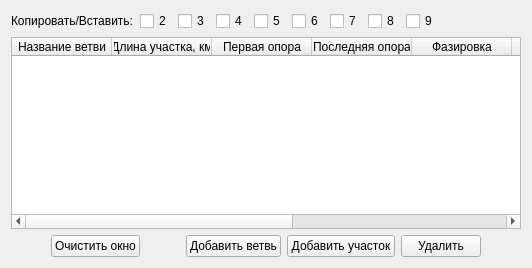
       <widget class="QWidget" name="IVL_list">
        <property name="accessibleName">
         <string/>
        </property>
        <attribute name="title">
         <string>РВЛ</string>
        </attribute>
        <layout class="QGridLayout" name="gridLayout">
         <item row="2" column="0">
          <layout class="QHBoxLayout" name="horizontalLayout_2" stretch="0,0,1,0,0,0,0">
           <item>
            <spacer name="horizontalSpacer_24">
             <property name="orientation">
              <enum>Qt::Horizontal</enum>
             </property>
             <property name="sizeHint" stdset="0">
              <size>
               <width>40</width>
               <height>20</height>
              </size>
             </property>
            </spacer>
           </item>
           <item>
            <widget class="QPushButton" name="btn_1_clear">
             <property name="text">
              <string>Очистить окно</string>
             </property>
            </widget>
           </item>
           <item>
            <spacer name="horizontalSpacer_3">
             <property name="orientation">
              <enum>Qt::Horizontal</enum>
             </property>
             <property name="sizeHint" stdset="0">
              <size>
               <width>40</width>
               <height>20</height>
              </size>
             </property>
            </spacer>
           </item>
           <item>
            <widget class="QPushButton" name="btn_1_new_v">
             <property name="text">
              <string>Добавить ветвь</string>
             </property>
            </widget>
           </item>
           <item>
            <widget class="QPushButton" name="btn_1_new_y">
             <property name="text">
              <string>Добавить участок</string>
             </property>
            </widget>
           </item>
           <item>
            <widget class="QPushButton" name="btn_1_del">
             <property name="text">
              <string>Удалить</string>
             </property>
            </widget>
           </item>
           <item>
            <spacer name="horizontalSpacer_4">
             <property name="orientation">
              <enum>Qt::Horizontal</enum>
             </property>
             <property name="sizeHint" stdset="0">
              <size>
               <width>40</width>
               <height>20</height>
              </size>
             </property>
            </spacer>
           </item>
          </layout>
         </item>
         <item row="1" column="0">
          <widget class="QTableWidget" name="table_IVL">
           <column>
            <property name="text">
             <string>Название ветви</string>
            </property>
           </column>
           <column>
            <property name="text">
             <string>Длина участка, км</string>
            </property>
           </column>
           <column>
            <property name="text">
             <string>Первая опора</string>
            </property>
           </column>
           <column>
            <property name="text">
             <string>Последняя опора</string>
            </property>
           </column>
           <column>
            <property name="text">
             <string>Фазировка</string>
            </property>
           </column>
           <column>
            <property name="text">
             <string>Тип опоры</string>
            </property>
           </column>
           <column>
            <property name="text">
             <string>Марка провода</string>
            </property>
           </column>
           <column>
            <property name="text">
             <string>Марка тросса №1</string>
            </property>
           </column>
           <column>
            <property name="text">
             <string>Марка тросса №2</string>
            </property>
           </column>
          </widget>
         </item>
         <item row="0" column="0">
          <layout class="QHBoxLayout" name="horizontalLayout_33">
           <item>
            <widget class="QLabel" name="label_25">
             <property name="text">
              <string>Копировать/Вставить:</string>
             </property>
            </widget>
           </item>
           <item>
            <widget class="QCheckBox" name="ch_1_2">
             <property name="text">
              <string>2</string>
             </property>
            </widget>
           </item>
           <item>
            <widget class="QCheckBox" name="ch_1_3">
             <property name="text">
              <string>3</string>
             </property>
            </widget>
           </item>
           <item>
            <widget class="QCheckBox" name="ch_1_4">
             <property name="text">
              <string>4</string>
             </property>
            </widget>
           </item>
           <item>
            <widget class="QCheckBox" name="ch_1_5">
             <property name="text">
              <string>5</string>
             </property>
            </widget>
           </item>
           <item>
            <widget class="QCheckBox" name="ch_1_6">
             <property name="text">
              <string>6</string>
             </property>
            </widget>
           </item>
           <item>
            <widget class="QCheckBox" name="ch_1_7">
             <property name="text">
              <string>7</string>
             </property>
            </widget>
           </item>
           <item>
            <widget class="QCheckBox" name="ch_1_8">
             <property name="text">
              <string>8</string>
             </property>
            </widget>
           </item>
           <item>
            <widget class="QCheckBox" name="ch_1_9">
             <property name="text">
              <string>9</string>
             </property>
            </widget>
           </item>
           <item>
            <spacer name="horizontalSpacer_49">
             <property name="orientation">
              <enum>Qt::Horizontal</enum>
             </property>
             <property name="sizeHint" stdset="0">
              <size>
               <width>40</width>
               <height>20</height>
              </size>
             </property>
            </spacer>
           </item>
          </layout>
         </item>
        </layout>
       </widget>
